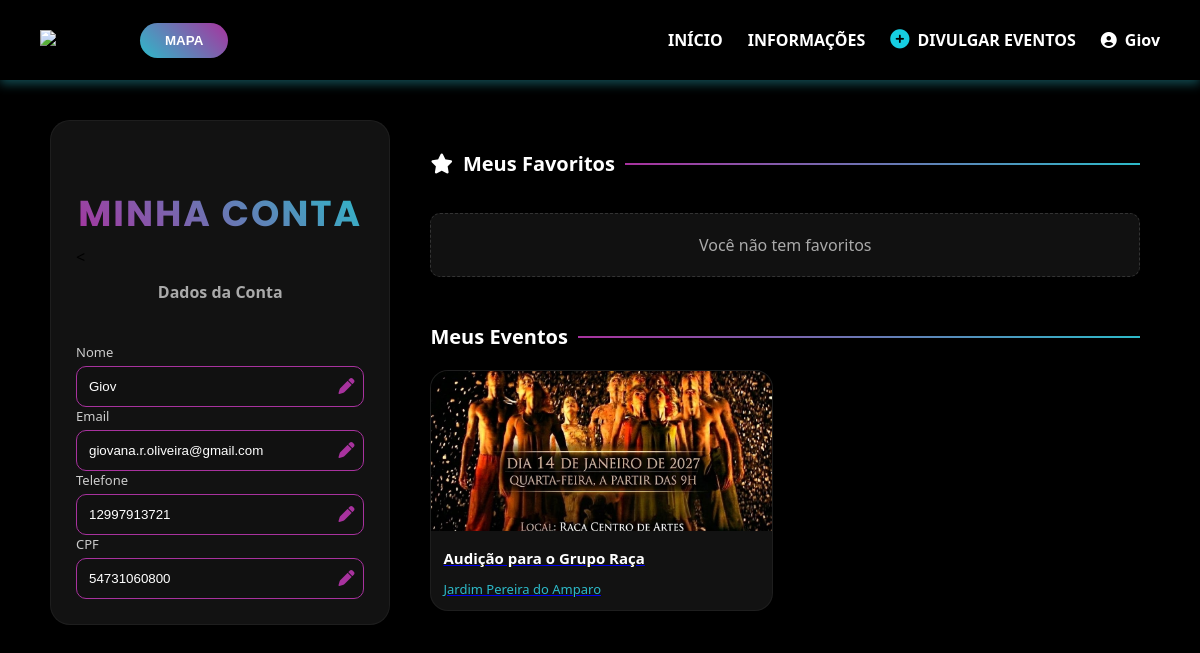
The app's page /minhaConta.php (signed in) with its own data.
### tables this page shows
CREATE TABLE `usuarios` (
  `id_usuarios` int NOT NULL AUTO_INCREMENT,
  `nome_completo` varchar(100) DEFAULT NULL,
  `data_nascimento` date DEFAULT NULL,
  `cpf` varchar(11) DEFAULT NULL,
  `telefone` varchar(11) DEFAULT NULL,
  `email` varchar(100) DEFAULT NULL,
  `senha` varchar(100) DEFAULT NULL,
  `nome_usuario` varchar(100) DEFAULT NULL,
  PRIMARY KEY (`id_usuarios`),
  UNIQUE KEY `email` (`email`)
);

CREATE TABLE `eventos_cadastrados` (
  `id_evento` int NOT NULL AUTO_INCREMENT,
  `id_usuarios` int NOT NULL,
  `titulo` varchar(255) NOT NULL,
  `subtitulo` varchar(255) DEFAULT NULL,
  `descIMG` varchar(255) DEFAULT NULL,
  `descricao` text,
  `rua` varchar(100) DEFAULT NULL,
  `bairro` varchar(100) DEFAULT NULL,
  `numero` int DEFAULT NULL,
  `cidade` varchar(100) DEFAULT NULL,
  `CEP` varchar(11) DEFAULT NULL,
  `ponto_referencia` varchar(255) DEFAULT NULL,
  `latitude` decimal(10,8) DEFAULT NULL,
  `longitude` decimal(11,8) DEFAULT NULL,
  `data_inicio_evento` date DEFAULT NULL,
  `data_fim_evento` date DEFAULT NULL,
  `horario_inicio_evento` time DEFAULT NULL,
  `horario_fim_evento` time DEFAULT NULL,
  `id_categoria` int NOT NULL,
  `Imagem` varchar(255) DEFAULT NULL,
  PRIMARY KEY (`id_evento`),
  KEY `id_usuarios` (`id_usuarios`),
  KEY `id_categoria` (`id_categoria`),
  CONSTRAINT `eventos_cadastrados_ibfk_1` FOREIGN KEY (`id_usuarios`) REFERENCES `usuarios` (`id_usuarios`) ON DELETE CASCADE,
  CONSTRAINT `eventos_cadastrados_ibfk_2` FOREIGN KEY (`id_categoria`) REFERENCES `categoria` (`id_categoria`) ON DELETE CASCADE
);

### minhaConta.php (the view, shortened to what this page needs)
<?php
include 'Conexao.php';
$idUsuario = $_SESSION['usuario_id'];
$sqlUsuario = "SELECT * FROM usuarios WHERE id_usuarios = $idUsuario";
$resultUsuario = mysqli_query($conexao, $sqlUsuario);
$usuario = mysqli_fetch_assoc($resultUsuario);
$sqlFavoritos = "
SELECT e.*
FROM favoritos f
JOIN eventos_cadastrados e ON e.id_evento = f.id_evento
WHERE f.id_usuario = $idUsuario
";
$resultFavoritos = mysqli_query($conexao, $sqlFavoritos);
$sqlEventos = "
SELECT * FROM eventos_cadastrados
WHERE id_usuarios = $idUsuario
ORDER BY id_evento DESC
";
$resultEventos = $conexao->query($sqlEventos);
?>
<!DOCTYPE html>
<html lang="pt-br">
<head>
<link rel="stylesheet" href="header.css">
<link rel="stylesheet" href="minhaConta.css">
<link rel="stylesheet" href="https://cdnjs.cloudflare.com/ajax/libs/font-awesome/6.5.0/css/all.min.css">
</head>
<body>
<header>
    <div class="logo">
        <a href="index.php"><img src="imgs/cityFlow.webp"></a>
    </div>
    <div class="hamburguer" id="hamburguer">
        <i class="fa-solid fa-bars"></i>
    </div>
    <a href="mapa.php" target="_blank">
        <button class="botaoMapa">MAPA</button>
    </a>
    <nav>
        <ul class="menu">
            <li><a href="index.php">INÍCIO</a></li>
            <li><a href="informacoes.php">INFORMAÇÕES</a></li>
            <li><a href="cadastroEvento.php"><i class="fa-solid fa-circle-plus"></i> DIVULGAR EVENTOS</a></li>
            <?php if (isset($_SESSION['usuario_id'])): ?>
                <li class="perfil">
                    <a href="#"><i class="fa-solid fa-circle-user"></i> <?php echo $_SESSION['nome_usuario']; ?></a>
                </li>
            <?php endif; ?>
        </ul>
    </nav>
</header>
<div class="layout-conta">
    <div class="lado-esquerdo">
        <h1 class="titulo-principal">Minha Conta</h1>
<       <h2 class="subtitulo">Dados da Conta</h2>
        <form action="atualizarUsuario.php" method="POST" class="dados">
            <div class="campo">
                <label>Nome</label>
                <input type="text" name="nome" value="<?= $usuario['nome_usuario']; ?>" id="nome" disabled>
                <i class="fa fa-pen" onclick="habilitarEdicao('nome')"></i>
            </div>
            <div class="campo">
                <label>Email</label>
                <input type="email" name="email" value="<?= $usuario['email']; ?>" id="email" disabled>
                <i class="fa fa-pen" onclick="habilitarEdicao('email')"></i>
            </div>
            <div class="campo">
                <label>Telefone</label>
                <input type="text" name="telefone" value="<?= $usuario['telefone'] ?? ''; ?>" id="telefone" disabled>
                <i class="fa fa-pen" onclick="habilitarEdicao('telefone')"></i>
            </div>
            <div class="campo">
                <label>CPF</label>
                <input type="text" name="cpf" value="<?= $usuario['cpf'] ?? ''; ?>" id="cpf" disabled>
                <i class="fa fa-pen" onclick="habilitarEdicao('cpf')"></i>
            </div>
        </form>
    </div>
    <div class="lado-direito">
        <section id="favoritos">
           <h2 class="secao">
    <i class="fa-solid fa-star icone-favorito"></i>
    Meus Favoritos
</h2>
            <div class="container">
                <?php if(mysqli_num_rows($resultFavoritos) > 0): ?>
                    <?php while($fav = mysqli_fetch_assoc($resultFavoritos)): ?>
                        <a href="eventos.php?id=<?= $fav['id_evento']; ?>">
                            <div class="card">
                                <img src="uploads/<?= $fav['Imagem']; ?>">
                                <div class="descricao"><?= $fav['titulo']; ?></div>
                                <div class="local"><?= $fav['bairro']; ?></div>
                            </div>
                        </a>
                    <?php endwhile; ?>
                <?php else: ?>
                    <p>Você não tem favoritos</p>
                <?php endif; ?>
            </div>
        </section>
        <section id="meusEventos">
            <h2 class="secao">Meus Eventos</h2>
            <div class="container">
                <?php if($resultEventos->num_rows > 0): ?>
                    <?php while($row = $resultEventos->fetch_assoc()): ?>
                        <a href="eventos.php?id=<?= $row['id_evento']; ?>">
                            <div class="card">
                                <img src="uploads/<?= $row['Imagem']; ?>">
                                <div class="descricao"><?= $row['titulo']; ?></div>
                                <div class="local"><?= $row['bairro']; ?></div>
                            </div>
                        </a>
                    <?php endwhile; ?>
                <?php else: ?>
                    <p>Você não criou eventos</p>
                <?php endif; ?>
            </div>
        </section>
    </div>
</div>
</body>
</html>

### header.css (style rules this page uses)
* { box-sizing: border-box; }
body { margin: 0; padding-top: 90px; font-family: Arial, sans-serif; background-color: #000; }
header { position: fixed; top: 0; left: 0; width: 100%; height: 80px; z-index: 1000; display: flex; align-items: center; background-color: #000; box-shadow: 0px 4px 10px rgba(45, 185, 201, 0.4); padding: 0 40px; box-sizing: border-box; gap: 35px; }
nav { margin-left: auto; }
header a { text-decoration: none; color: inherit; }
.logo { display: flex; align-items: center; flex-shrink: 0; }
.logo img { height: 60px; transition: transform 0.2s; }
.botaoMapa { background: linear-gradient(45deg, #2dbac9, #a8329e); color: white; border: none; padding: 10px 25px; border-radius: 100px; font-weight: bold; flex-shrink: 0; cursor: pointer; transition: transform 0.2s; }
.menu { list-style: none; display: flex; align-items: center; gap: 25px; margin: 0; padding: 0; white-space: nowrap; }
.menu li { display: flex; align-items: center; }
.menu a { display: flex; align-items: center; gap: 8px; color: #fff; text-decoration: none; font-weight: bold; }
.fa-circle-plus { color: #16cee2; font-size: 1.2em; }
.perfil { position: relative; display: flex; align-items: center; white-space: nowrap; }

### minhaConta.css (style rules this page uses)
body { background: #000; font-family: 'Segoe UI', sans-serif; }
.titulo-principal { font-family: 'Poppins', sans-serif; font-size: 36px; text-align: center; text-transform: uppercase; background: linear-gradient(45deg, #a8329e, #2dbac9); -webkit-background-clip: text; -webkit-text-fill-color: transparent; margin: 40px 0 5px; letter-spacing: 2px; }
.subtitulo { text-align: center; font-size: 16px; color: #aaa; margin-bottom: 40px; }
.layout-conta { display: flex; gap: 40px; padding: 30px 50px; }
.lado-esquerdo { width: 32%; background: rgba(20,20,20,0.9); padding: 25px; border-radius: 20px; border: 1px solid rgba(255,255,255,0.05); }
.lado-direito { width: 68%; }
.campo { position: relative; }
.campo label { color: #ccc; font-size: 13px; margin-bottom: 5px; display: block; }
.campo input { width: 100%; padding: 12px; border-radius: 10px; border: 1px solid #a8329e; background: #111; color: #fff; transition: 0.3s; }
.campo i { position: absolute; right: 10px; top: 35px; color: #a8329e; cursor: pointer; transition: 0.3s; }
.container { display: grid; grid-template-columns: repeat(auto-fill, minmax(230px, 1fr)); gap: 25px; }
.card { position: relative; background: rgba(20, 20, 20, 0.9); border-radius: 18px; overflow: hidden; border: 1px solid rgba(255,255,255,0.05); backdrop-filter: blur(10px); transition: all 0.4s ease; }
.card::before { content: ""; position: absolute; inset: 0; border-radius: 18px; padding: 1px; background: linear-gradient(45deg, #a8329e, #2dbac9); -webkit-mask: linear-gradient(#fff 0 0) content-box, linear-gradient(#fff 0 0); -webkit-mask-composite: xor; mask-composite: exclude; opacity: 0; transition: 0.4s; }
.card img { width: 100%; height: 160px; object-fit: cover; transition: 0.4s; }
.descricao { padding: 12px; font-weight: bold; color: #fff; font-size: 15px; }
.local { padding: 0 12px 12px; font-size: 13px; color: #2dbac9; }
.secao { font-size: 20px; color: #fff; display: flex; align-items: center; gap: 10px; margin: 30px 0 20px; }
.secao::after { content: ""; flex: 1; height: 2px; background: linear-gradient(90deg, #a8329e, #2dbac9); }
.lado-direito { max-height: 80vh; overflow-y: auto; padding-right: 10px; }
.container p { grid-column: 1 / -1; text-align: center; padding: 20px; background: #111; border-radius: 10px; border: 1px dashed #333; color: #aaa; }

### records on screen
usuarios: nome "Giov", email "giovana.r.oliveira@gmail.com", telefone "12997913721", cpf "54731060800"
eventos_cadastrados: Imagem (picture), titulo "Audição para o Grupo Raça", bairro "Jardim Pereira do Amparo"

### other values on screen
$_SESSION['nome_usuario'] "Giov"
